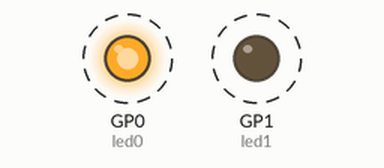
This program was run on a simulated Raspberry Pi Pico running MicroPython. On the bench: output pins drawn as LEDs (lit = HIGH). Dashed ring = blinking. What the program prints to the serial console is not drawn. At 4.8 s the program stops and its outputs stay as they are.

Above: at 0.1 s.
Timing chart, 0 to 3.0 s (numbered marks = the images above):
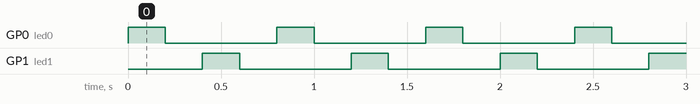

Measured:
- by itself, GP0 (led0), GP1 (led1): alternates HIGH for 0.20 s and LOW for 0.60 s, 12 changes in all, then stays LOW
- by itself, everything shown: repeats every 0.80 s, in 4 steps

The program:

controlled_loop.py
```python
import machine
import utime

led0=machine.Pin(0,machine.Pin.OUT)
led1=machine.Pin(1,machine.Pin.OUT)


blink=0
while blink<=5:
    led0.on()
    utime.sleep(0.2)
    led0.off()
    utime.sleep(0.2)

    led1.on()
    utime.sleep(0.2)
    led1.off()
    utime.sleep(0.2)
    blink=blink+1

print("bye")
```
